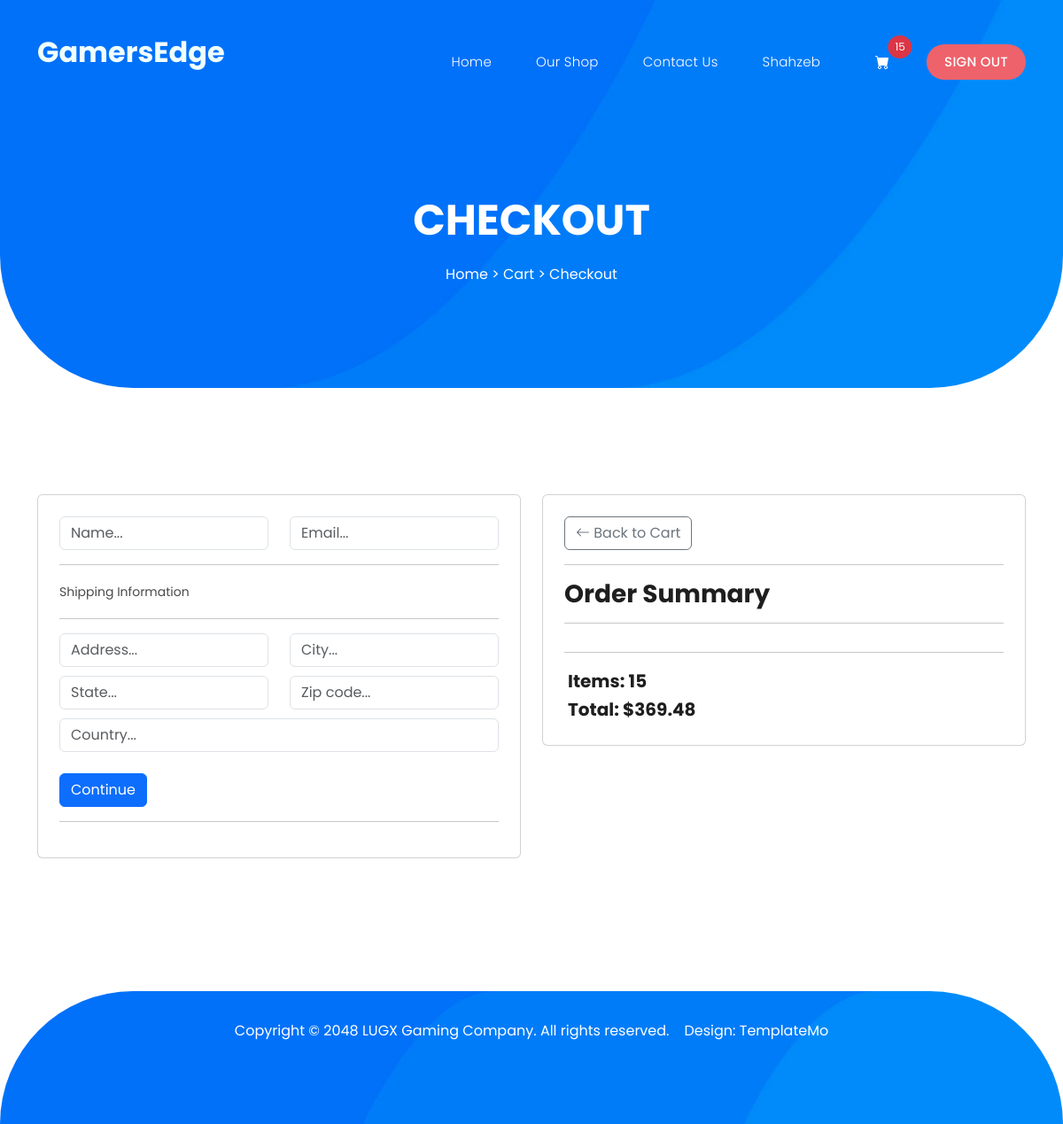
The page /checkout/ (signed in) on the database as committed earlier.
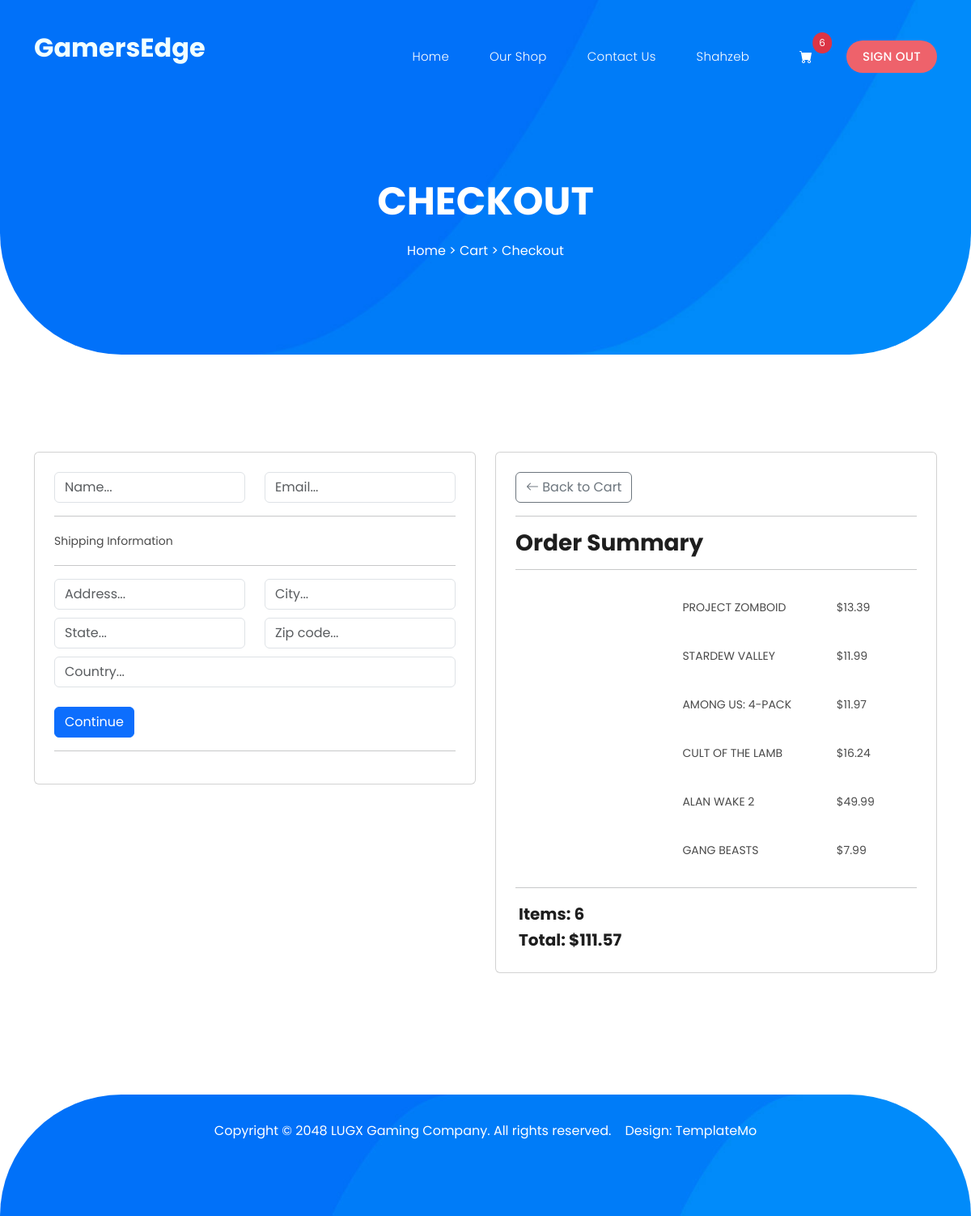
The same page on the database as committed later.
### games/models.py (models this page shows, shortened)
class GameItem(models.Model):
    customer = models.ForeignKey(User, on_delete=models.SET_NULL, null=True, blank=True)
    game = models.ForeignKey(Game, on_delete=models.SET_NULL, null=True)
    order = models.ForeignKey(GameOrder, on_delete=models.SET_NULL, null=True)
    date_added = models.DateTimeField(auto_now_add=True)
    @property
    def get_total(self):
        price = self.game.price
        return price
    @property
    def quantity(self):
        return 1

class Game(models.Model):
    title = models.CharField(max_length=100)
    image_url = models.URLField()
    image_cover_url = models.URLField()
    price = models.DecimalField(max_digits=10, decimal_places=2)
    publisher = models.CharField(max_length=100)
    Description = models.TextField(blank=True)
    genres = models.ManyToManyField(Genre)

### games/views.py (the view)
# urls.py: path("checkout/", views.checkoutView, name='checkout'),
def checkoutView(request):
    games = GameItem.objects.filter(customer=request.user)
    cart_items, cart_total, order = get_user_order(request)
    context = {'cartItems': cart_items, 'games': games,
                'cartTotal': cart_total, 'order': order}
    return render(request, 'games/checkout.html', context)

### games/models.py (called while the page is built)
    @property
    def get_cart_total(self):
        gameitems = self.gameitem_set.all()
        total = sum([gameitem.get_total for gameitem in gameitems])
        return total

    @property
    def get_cart_items(self):
        gameitems = self.gameitem_set.all()
        total = sum([gameitem.quantity for gameitem in gameitems])
        return total

### games/utils.py (called while the page is built)
def get_user_order(request):
    if request.user.is_authenticated:
        user = request.user
        order, created = GameOrder.objects.get_or_create(customer=user)
        item = order.gameitem_set.all()
        cart_items = order.get_cart_items
        cart_total = order.get_cart_total
    else:
        items = []
        order = {'get_cart_total': 0, 'get_cart_items': 0, 'shipping': False}
        cart_items = order['get_cart_items']
        cart_total = order['get_cart_total']
    return cart_items, cart_total, order

### games/templates/games/checkout.html (shortened to what this page needs)
{% extends 'main.html' %}
{% load static %}
{% block content %}
<div class="page-heading header-text">
  <div class="container">
    <div class="row">
      <div class="col-lg-12">
        <h3>Checkout</h3>
        <span class="breadcrumb"><a href="#">Home</a>  >  Cart > Checkout</span>
      </div>
    </div>
  </div>
</div>
<div class="checkout-page section">
    <div class="container">
        <div class="row">
            <div class="col-lg-6" id="form-wrapper">
                <div class="card p-4">
                    <form id="form" action="javascript:void(0);" onSubmit="formsubmit(event)">
                        <div id="user-info">
                          <div class="row">
                            <div class="col">
                              <div class="form-field">
                                <input required class="form-control" type="text" name="name" placeholder="Name...">
                              </div>
                            </div>
                            <div class="col">
                              <div class="form-field">
                                <input required class="form-control" type="email" name="email" placeholder="Email...">
                              </div>
                            </div>
                          </div>
                        </div>
                        <div id="shipping-info">
                          <hr>
                          <p>Shipping Information</p>
                          <hr>
                          <div class="row" style="padding-bottom: 10px;">
                            <div class="col">
                              <div class="form-field">
                                <input class="form-control" type="text" name="address" placeholder="Address...">
                              </div>
                            </div>
                            <div class="col">
                              <div class="form-field">
                                <input class="form-control" type="text" name="city" placeholder="City...">
                              </div>
                            </div>
                          </div>
                          <div class="row" style="padding-bottom: 10px;">
                            <div class="col">
                              <div class="form-field">
                                <input class="form-control" type="text" name="state" placeholder="State...">
                              </div>
                            </div>
                            <div class="col">
                              <div class="form-field">
                                <input class="form-control" type="text" name="zipcode" placeholder="Zip code...">
                              </div>
                            </div>
                          </div>
                          <div class="row">
                            <div class="col">
                              <div class="form-field">
                                <input class="form-control" type="text" name="country" placeholder="Country...">
                              </div>
                            </div>
                          </div>
                        </div>
                        <br>
                        <button id="form-button" class="btn btn-primary" type="submit">
                          Continue
                          </button>
                    </form>
                    <hr>
                </div>
            </div>
            <br>
            <div class="col-lg-6" id="item-info">
              <div class="card p-4">
                <div class="row">
                  <div class="col-6">
                    <a class="btn btn-outline-secondary" href="{% url 'cart' %}"><i class="bi bi-arrow-left"></i> Back to Cart</a>
                  </div>
                </div>
                <hr>
                <h3>Order Summary</h3>
                <hr>
                {% for game_item in games.all %}
                <div class="row p-3 align-items-center">
                  <div style="flex:2"><p>{{ game_item.game.title }}</p></div>
                  <div style="flex:1"><p>${{ game_item.game.price }}</p></div>
                </div>
                {% endfor %}
                <hr>
                <div>
                  <h5 class="p-1">Items: {{cartItems}}</h5>
                  <h5 class="p-1">Total: ${{cartTotal|floatformat:2}}</h5>
                </div>
              </div>
            </div>
        </div>
    </div>
</div>
{% endblock content %}

### templates/main.html (shortened to what this page needs)
{% load static %}
<!DOCTYPE html>
<html lang="en">
  <head>
    <link href="https://cdn.jsdelivr.net/npm/bootstrap@5.3.2/dist/css/bootstrap.min.css" rel="stylesheet">
    <link href="{% static 'bootstrap/css/bootstrap.min.css' %}" rel="stylesheet">
    <link rel="stylesheet" href="https://cdn.jsdelivr.net/npm/bootstrap-icons@1.11.1/font/bootstrap-icons.css">
    <link rel="stylesheet" href="{% static 'css/fontawesome.css' %}">
    <link rel="stylesheet" href="{% static 'css/templatemo-lugx-gaming.css' %}">
    <link rel="stylesheet" href="{% static 'css/owl.css' %}">
    <link rel="stylesheet" href="{% static 'css/animate.css' %}">
    <link rel="stylesheet" href="{% static 'css/profile.css' %}">
    <link rel="stylesheet" href="{% static 'css/cart.css' %}">
    <link rel="stylesheet" href="{% static 'css/game-detail.css' %}">
    <link rel="stylesheet"href="https://unpkg.com/swiper@7/swiper-bundle.min.css"/>
  </head>
<body>
  <header class="header-area header-sticky">
    <div class="container">
        <div class="row">
            <div class="col-12">
              {% include 'navbar.html' %}
            </div>
        </div>
    </div>
  </header>
  {% block content %} {% endblock content %}
  <footer>
    <div class="container">
      <div class="col-lg-12">
        <p>Copyright © 2048 LUGX Gaming Company. All rights reserved. &nbsp;&nbsp; <a rel="nofollow" href="https://templatemo.com" target="_blank">Design: TemplateMo</a></p>
      </div>
    </div>
  </footer>
  </body>
</html>

### templates/navbar.html (shortened to what this page needs)
{% load static %}
<nav class="main-nav">
    <a href="{% url 'home' %}" class="logo">
        <h2 style="color: azure;">GamersEdge</h2>
    </a>
    <ul class="nav">
        <li><a href="{% url 'home' %}">Home</a></li>
        <li><a href="{% url 'shop' %}">Our Shop</a></li>
        <li><a href="{% url 'contact' %}">Contact Us</a></li>
        {% if request.user.is_authenticated %}
        <li><a href="{% url 'profile' %}">{{ request.user.username }}</a></li>
        <li>
            <a href="{% url 'cart' %}">
                <button type="button" class="btn btn-primary position-relative" style="background: None; border: 0;">
                    <i class="bi bi-cart-fill"></i>
                    <span class="position-absolute top-0 start-100 translate-middle px-2 py-1 bg-danger rounded-circle" style="font-size: 12px;">
                      <span>{{cartItems}}</span>
                    </span>
                  </button>
            </a>
        </li>
        <li><a href="{% url 'logout' %}">Sign Out</a></li>
        {% else %}
        <li><a href="{% url 'login' %}">Sign In</a></li>
        {% endif %}
    </ul>
</nav>

### static/css/templatemo-lugx-gaming.css (style rules this page uses)
html, body, div, span, applet, object, iframe, h1, h2, h3, h4, h5, h6, p, blockquote, div pre, a, abbr, acronym, address, big, cite, code, del, dfn, em, font, img, ins, kbd, q, s, samp, small, strike, strong, sub, sup, tt, var, b, u, i, center, dl, dt, dd, ol, ul, li, figure, header, nav, section, article, aside, footer, figcaption { margin: 0; padding: 0; border: 0; outline: 0; }
ul, li { padding: 0; margin: 0; list-style: none; }
header, nav, section, article, aside, footer, hgroup { display: block; }
* { box-sizing: border-box; }
html, body { font-family: 'Poppins', sans-serif; -ms-text-size-adjust: 100%; -webkit-font-smoothing: antialiased; -moz-osx-font-smoothing: grayscale; }
a { text-decoration: none !important; }
h1, h2, h3, h4, h5, h6 { color: #1e1e1e; margin-top: 0px; margin-bottom: 0px; font-weight: 700; }
ul { margin-bottom: 0px; }
p { font-size: 14px; line-height: 28px; color: #4a4a4a; }
html, body { font-family: 'Poppins', sans-serif; }
.section { margin-top: 120px; }
.header-area { position: absolute; background-color: transparent; top: 40px; left: 0; right: 0; z-index: 100; -webkit-transition: all .5s ease 0s; -moz-transition: all .5s ease 0s; -o-transition: all .5s ease 0s; transition: all .5s ease 0s; }
.header-area .main-nav { background: transparent; display: flex; }
.header-area .main-nav .logo { -webkit-transition: all 0.3s ease 0s; -moz-transition: all 0.3s ease 0s; -o-transition: all 0.3s ease 0s; transition: all 0.3s ease 0s; display: inline-block; }
.header-area .main-nav ul.nav { border-radius: 0px 0px 25px 25px; flex-basis: 100%; margin-top: 10px; justify-content: right; -webkit-transition: all 0.3s ease 0s; -moz-transition: all 0.3s ease 0s; -o-transition: all 0.3s ease 0s; transition: all 0.3s ease 0s; position: relative; z-index: 999; }
.header-area .main-nav .nav li:last-child { padding-right: 0px; }
.header-area .main-nav .nav li { padding-left: 10px; padding-right: 10px; height: 40px; line-height: 40px; }
.header-area .main-nav .nav li a { display: block; padding-left: 20px; padding-right: 20px; border-radius: 20px; font-weight: 300; font-size: 15px; height: 40px; line-height: 40px; text-transform: capitalize; color: #fff; -webkit-transition: all 0.4s ease 0s; -moz-transition: all 0.4s ease 0s; -o-transition: all 0.4s ease 0s; transition: all 0.4s ease 0s; border: transparent; letter-spacing: .25px; }
.header-area .main-nav .nav li:last-child a { background-color: #ee626b; text-transform: uppercase; font-weight: 500; }
@media (max-width: 1200px) { .header-area .main-nav .nav li { padding-left: 5px; padding-right: 5px; } }
footer { margin-top: 150px; background-color: #0071f8; background-repeat: no-repeat; background-size: cover; background-image: url(../images/footer-bg.jpg); min-height: 150px; border-radius: 150px 150px 0px 0px; }
footer p { text-align: center; line-height: 90px; color: #fff; font-size: 16px; font-weight: 400; }
footer p a { color: #fff; transition: all .3s; position: relative; z-index: 3; }
.page-heading { background-image: url(../images/page-heading-bg.jpg); border-radius: 0px 0px 150px 150px; background-position: center bottom; background-repeat: no-repeat; background-size: cover; padding: 200px 0px 100px 0px; text-align: center; }
.page-heading span { display: inline-block; font-size: 16px; color: #fff; }
.page-heading span a { color: #fff; }
.page-heading h3 { font-size: 48px; text-transform: uppercase; color: #fff; margin-top: 20px; position: relative; margin-bottom: 20px; }
body { overflow-x: hidden; }

Rows that differ between the two databases and show on the page:
added GameItem: game "PROJECT ZOMBOID", game.price "13.39"
added GameItem: game "STARDEW VALLEY", game.price "11.99"
added GameItem: game "AMONG US: 4-PACK", game.price "11.97"
added GameItem: game "CULT OF THE LAMB", game.price "16.24"
added GameItem: game "ALAN WAKE 2", game.price "49.99"
added GameItem: game "GANG BEASTS", game.price "7.99"
Other text that changed with them:
{{ cartItems }}: "15" → "6"
{{ cartTotal|floatformat:2 }}: "369.48" → "111.57"
